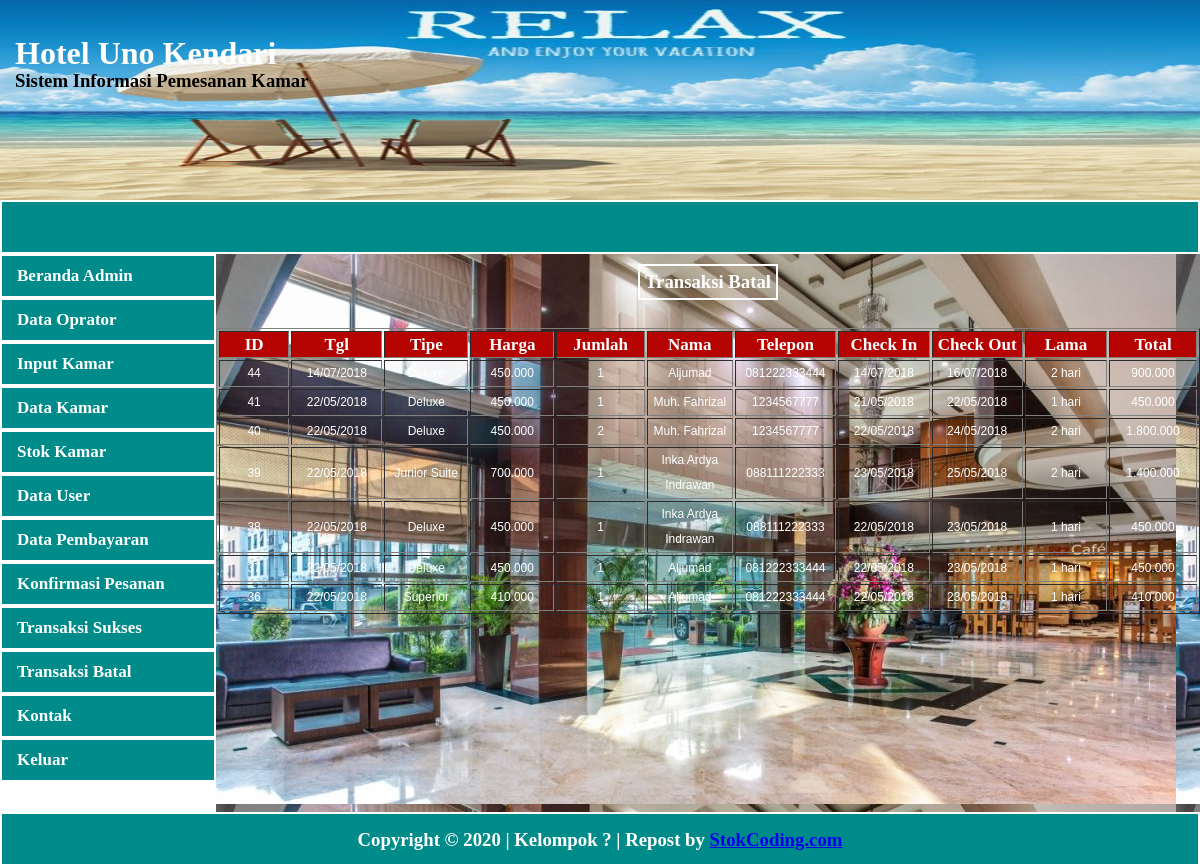
Screenshot of /admin/transaksibatal.php (signed in) with the database file from the repository.
### tables this page shows
CREATE TABLE `pemesanan` (
  `idpesan` int(11) NOT NULL,
  `tglpesan` datetime NOT NULL,
  `batasbayar` datetime NOT NULL,
  `idkamar` varchar(15) NOT NULL,
  `tipe` varchar(20) NOT NULL,
  `harga` int(11) NOT NULL,
  `jumlah` int(11) NOT NULL,
  `idtamu` int(11) NOT NULL,
  `nama` varchar(100) NOT NULL,
  `alamat` varchar(500) NOT NULL,
  `telepon` varchar(15) NOT NULL,
  `tglmasuk` date NOT NULL,
  `tglkeluar` date NOT NULL,
  `lamahari` int(11) NOT NULL DEFAULT 0,
  `totalbayar` int(11) NOT NULL DEFAULT 0,
  `status` varchar(50) NOT NULL DEFAULT 'Pending...'
);

### admin/transaksibatal.php (the view, shortened to what this page needs)
<?php
	require_once "view/header.php";
?>
	<aside>
		<center>
			<h3>Transaksi Batal</h3>
			<div id="kanan">
				<form method="post" action="proseskonfirmasi">
				<table border="1px solid black">
				<tr style="background: #B40301; color: white; font-size: 17px;">
					<th>ID</th>
					<th>Tgl</th>
					<th>Tipe</th>
					<th>Harga</th>
					<th>Jumlah</th>
					<th>Nama</th>
					<th>Telepon</th>
					<th>Check In</th>
					<th>Check Out</th>
					<th>Lama</th>
					<th>Total</th>
				</tr>
				<?php
					$sql = $pdo->query("SELECT * FROM pemesanan ORDER BY idpesan DESC");
			  		while ($datax = $sql->fetch()) {
			  		$idpesan = $datax['idpesan'];
					$tglpesan = $datax['tglpesan'];
					$tipe = $datax['tipe'];
					$harga = $datax['harga'];
					$jumlah = $datax['jumlah'];
					$namax = $datax['nama'];
					$telepon = $datax['telepon'];
					$tglmasuk = $datax['tglmasuk'];
					$tglkeluar = $datax['tglkeluar'];
					$lamahari = $datax['lamahari'];
					$totalbayar = $datax['totalbayar'];
					$status = $datax['status'];
					$tglpesann = date('d/m/Y', strtotime($tglpesan));
					$tglmasukk = date('d/m/Y', strtotime($tglmasuk));
					$tglkeluarr = date('d/m/Y', strtotime($tglkeluar));
					$hargaa = number_format($harga,0,",",".");
					$angka = number_format($totalbayar,0,",",".");
					if ($status == 'Dibatalkan') {
  				?>
				<tr align="center" style="font-weight: normal; font-size: 14px;">
					<td class="tkonfirm"><?php echo $idpesan ?></td>
					<td class="tkonfirm"><?php echo $tglpesann ?></td>
					<td class="tkonfirm"><?php echo $tipe ?></td>
					<td class="tkonfirm"><?php echo $hargaa ?></td>
					<td class="tkonfirm"><?php echo $jumlah ?></td>
					<td class="tkonfirm"><?php echo $namax ?></td>
					<td class="tkonfirm"><?php echo $telepon ?></td>
					<td class="tkonfirm"><?php echo $tglmasukk ?></td>
					<td class="tkonfirm"><?php echo $tglkeluarr ?></td>
					<td class="tkonfirm"><?php echo $lamahari ?> hari</td>
					<td class="tkonfirm"><?php echo $angka ?></td>
				</tr>
				<?php
					}
			  	}
			  ?>
			  </table>
			  </form>
			</div>
		</center>
	</aside>
<?php
	require_once "view/footer.php"
?>

### admin/view/header.php (shortened to what this page needs)
<html>
<head>
	<link rel="stylesheet" href="css/style.css">
</head>
<body>
	<header>
		<img class="baner" src="gambar/relaxandenjoyyourvacation.jpg" alt="relax">
		<h1 class="judul">Hotel Uno Kendari</h1>
		<h3 class="desc">Sistem Informasi Pemesanan Kamar</h3>
	</header>
	<nav>
	</nav>
	<main>
		<ul>
			<li><a href="beranda" class="kiri">Beranda Admin</a></li>
			<li><a href="oprator" class="kiri">Data Oprator</a></li>
			<li><a href="inputkamar" class="kiri">Input Kamar</a></li>
			<li><a href="datakamar" class="kiri">Data Kamar</a></li>
			<li><a href="stokkamar" class="kiri">Stok Kamar</a></li>
			<li><a href="datauser" class="kiri">Data User</a></li>
			<li><a href="databayar" class="kiri">Data Pembayaran</a></li>
			<li><a href="konfirmasi" class="kiri">Konfirmasi Pesanan</a></li>
			<li><a href="transaksiberhasil" class="kiri">Transaksi Sukses</a></li>
			<li><a href="transaksibatal" class="kiri">Transaksi Batal</a></li>
			<li><a href="kontak" class="kiri">Kontak</a></li>
			<li><a href="fungsi/proseskeluar" class="kiri">Keluar</a></li>
		</ul>
	</main>

### admin/view/footer.php (shortened to what this page needs)
<!DOCTYPE html>
<html lang="en">
<head>
</head>
<body>
	<footer>
		<h6>Copyright &copy; 2020 | Kelompok ? | Repost by <a href='https://stokcoding.com/' title='StokCoding.com' target='_blank'>StokCoding.com</a>
		</h6>
	</footer>
</body>
</html>

### admin/css/style.css (style rules this page uses)
* { margin: 0; padding: 0; }
header, nav, footer { max-width: 100%; }
header { height: 200px; background-size:cover; }
.baner { position: relative; z-index: 1; top: 0px; height: 100%; width: 100%; }
nav { height: 50px; background: #008B8B; border: 2px solid white; }
main { width: 18%; height: auto; float: left; background: #B40301; font-family: roboto; }
aside { width: 82%; height: 69.8%; background-image: url('../gambar/LOBBY-AREA-banner-960x550.jpg'); float: left; }
footer { height: 50px; background: #008B8B; font-size: 28px; border: 2px solid white; clear: both; }
ul li { list-style: none; }
.judul { font-family: Product Sans; position: absolute; top: 20px; z-index: 2; color: #fff; padding-top: 15px; margin-left: 15px; color: white; }
.desc { position: absolute; top: 70px; z-index: 20; color: #fff; margin-left: 15px; color: black; }
.kiri { text-decoration: none; list-style: none; color: white; font-weight: bold; font-size:17px; margin-left: 5px; height: 20px; }
main ul li { background: #008B8B; height: 20px; border: 2px solid white; padding: 10px; }
main ul li a { margin-bottom: 10px; font-family: Product Sans; }
main ul { margin-top:0px; }
h6 { text-align: center; color: white; padding-top: 15px; }
table tr { line-height: 25px; }
table { margin-top:20px; font-size:16px; font-weight:bold; }
table tr td { font-weight:bold; font-family:sans-serif; color: white; width: 120px; font-size: 17px; }
.tkonfirm { font-weight:normal; font-size: 12px; font-family: sans-serif; }
aside h3 { margin-top: 10px; margin-bottom: 8px; padding: 5px; border: 2px solid white; color: white; display: inline-block; }

### rows the page displays
pemesanan: idpesan "44", tglpesan "14/07/2018", tipe "Deluxe", harga "450.000", jumlah "1", nama "Aljumad", telepon "081222333444", tglmasuk "14/07/2018", tglkeluar "16/07/2018", lamahari "2", totalbayar "900.000"
pemesanan: idpesan "41", tglpesan "22/05/2018", tipe "Deluxe", harga "450.000", jumlah "1", nama "Muh. Fahrizal", telepon "1234567777", tglmasuk "21/05/2018", tglkeluar "22/05/2018", lamahari "1", totalbayar "450.000"
pemesanan: idpesan "40", tglpesan "22/05/2018", tipe "Deluxe", harga "450.000", jumlah "2", nama "Muh. Fahrizal", telepon "1234567777", tglmasuk "22/05/2018", tglkeluar "24/05/2018", lamahari "2", totalbayar "1.800.000"
pemesanan: idpesan "39", tglpesan "22/05/2018", tipe "Junior Suite", harga "700.000", jumlah "1", nama "Inka Ardya Indrawan", telepon "088111222333", tglmasuk "23/05/2018", tglkeluar "25/05/2018", lamahari "2", totalbayar "1.400.000"
pemesanan: idpesan "38", tglpesan "22/05/2018", tipe "Deluxe", harga "450.000", jumlah "1", nama "Inka Ardya Indrawan", telepon "088111222333", tglmasuk "22/05/2018", tglkeluar "23/05/2018", lamahari "1", totalbayar "450.000"
pemesanan: idpesan "37", tglpesan "22/05/2018", tipe "Deluxe", harga "450.000", jumlah "1", nama "Aljumad", telepon "081222333444", tglmasuk "22/05/2018", tglkeluar "23/05/2018", lamahari "1", totalbayar "450.000"
pemesanan: idpesan "36", tglpesan "22/05/2018", tipe "Superior", harga "410.000", jumlah "1", nama "Aljumad", telepon "081222333444", tglmasuk "22/05/2018", tglkeluar "23/05/2018", lamahari "1", totalbayar "410.000"
